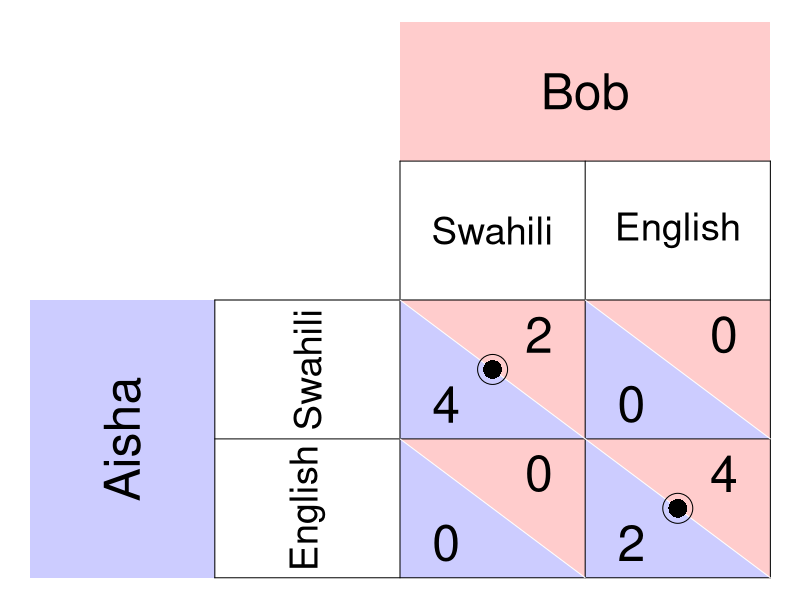

This figure's R source:
require(ggplot2)
require(shape)
pdf(file = "society/matrix_disagreement.pdf", width = 9, height = 7)

par(mar =  c(0, 0, 0, 0))
xlims <- c(0, 8)
ylims <- c(0, 8)

#TextSizes
PlayerSize <- 3
StratSize <- 2.3
PayoffSize <- 3
p1fadelevel <- 0.2
p2fadelevel <- 0.2

#Payoffs are listed as c("NW", "SW", "NE", "SE")

#Considerations for Player 1
P1Name <- c("Aisha")
P1Strat <- c("Swahili", "English")
P1Payoffs <- c("4", "0", "0", "2")
P1BR1 <- c("NW") #Must be NW or SW - the BR prints accordingly. 
P1BR2 <- c("SE") #Must be NE or SE - the BR prints accordingly. 
#NW = (5, 3); SW = (5,1); NE = (7, 3); SE = (7, 1)
P1bestsize <- 2.5 #Adjusts size of point indicating best response of P1

#Considerations for Player 2
P2Name <- c("Bob")
P2Strat <- c("Swahili", "English")
P2Payoffs <- c("2", "0", "0", "4")
P2BR1 <- c("NW") #Must be NW or SW - the BR prints accordingly. 
P2BR2 <- c("SE") #Must be NE or SE - the BR prints accordingly. 
P2bestsize <- 4 #Adjusts size of circle indicating best response of P2

plot(0, 0, xlim = xlims, ylim = ylims, type = "n",
     xlab = expression(""),
     ylab = expression(""),
     xaxt = "n", 
     yaxt = "n", 
     cex.lab = 2, 
     bty = "n")



#Color and label for Player 1 and their strategies
polygon(c(0,0,2,2,0), c(0,4,4,0,0), col=rgb(0, 0, 1, p1fadelevel), density=NULL, border = NA)
text(1, 2, P1Name[1], srt = 90, cex = PlayerSize)

text(3, 3, P1Strat[1], cex = StratSize, srt = 90)
text(3, 1, P1Strat[2], cex = StratSize, srt = 90)


#Color and label for Player 2
polygon(c(4,4,8,8,4), c(8,6,6,8,8), col=rgb(1, 0, 0, p2fadelevel), density=NULL, border = NA)
text(6, 7, P2Name[1], cex = PlayerSize)

text(5, 5, P2Strat[1], cex = StratSize)
text(7, 5, P2Strat[2], cex = StratSize)

#NorthWest cell 
#P1
polygon(c(4,4,6,4), c(4,2,2,4), col=rgb(0, 0, 1, p1fadelevel), density=NULL, border = NA)
#P2
polygon(c(4,6,6,4), c(4,4,2,4), col=rgb(1, 0, 0, p2fadelevel), density=NULL, border = NA)

#P1
text(4.5, 2.5, P1Payoffs[1], cex = PayoffSize)
#P2
text(5.5, 3.5, P2Payoffs[1], cex = PayoffSize)

#SouthWest cell  
#P1
polygon(c(4,4,6,4), c(2,0,0,2), col=rgb(0, 0, 1, p1fadelevel), density=NULL, border = NA)
#P2
polygon(c(4,6,6,4), c(2,2,0,2), col=rgb(1, 0, 0, p2fadelevel), density=NULL, border = NA)

#P1
text(4.5, 0.5, P1Payoffs[2], cex = PayoffSize)
#P2
text(5.5, 1.5, P2Payoffs[2], cex = PayoffSize)


#NorthEast cell 
#P1
polygon(c(6,6,8,6), c(4,2,2,4), col=rgb(0, 0, 1, p1fadelevel), density=NULL, border = NA)
#P2
polygon(c(6,8,8,6), c(4,4,2,4), col=rgb(1, 0, 0, p2fadelevel), density=NULL, border = NA)
#P1
text(6.5, 2.5, P1Payoffs[3], cex = PayoffSize)
#P2
text(7.5, 3.5, P2Payoffs[3], cex = PayoffSize)

#SouthEast cell 
#P1
polygon(c(6,6,8,6), c(2,0,0,2), col=rgb(0, 0, 1, p1fadelevel), density=NULL, border = NA)
#P2
polygon(c(6,8,8,6), c(2,2,0,2), col=rgb(1, 0, 0, p2fadelevel), density=NULL, border = NA)
#P1
text(6.5, 0.5, P1Payoffs[4], cex = PayoffSize)
#P2
text(7.5, 1.5, P2Payoffs[4], cex = PayoffSize)


#Lines for the Table
segments(8, 0, 8, 6, lty = 1, col = "black")
segments(4, 6, 8, 6, lty = 1, col = "black")
segments(2, 0, 2, 4, lty = 1, col = "black")
segments(2, 0, 8, 0, lty = 1, col = "black")
segments(2, 4, 8, 4, lty = 1, col = "black")
segments(4, 0, 4, 6, lty = 1, col = "black")
segments(2, 2, 8, 2, lty = 1, col = "black")
segments(6, 0, 6, 6, lty = 1, col = "black")

#Diagonals
#NW
segments(4, 4, 6, 2, lty = 1, col = "white")
#NE
segments(6, 4, 8, 2, lty = 1, col = "white")
#SW
segments(4, 2, 6, 0, lty = 1, col = "white")
#Se
segments(6, 2, 8, 0, lty = 1, col = "white")


#Best responses 
#P1 
if (P1BR1[1] == "NW"){
  points(5, 3, pch = 16, col = "black", cex = P1bestsize)
} else{points(5, 1, pch = 16, col = "black", cex = P1bestsize)
}

if (P1BR2[1] == "NE"){
  points(7, 3, pch = 16, col = "black", cex = P1bestsize)
} else{points(7, 1, pch = 16, col = "black", cex = P1bestsize)
}


#P2
if (P2BR1[1] == "NW"){
  points(5, 3, pch = 1, col = "black", cex = P2bestsize)
} else{points(7, 3, pch = 1, col = "black", cex = P2bestsize)
}

if (P2BR2[1] == "SW"){
  points(5, 3, pch = 1, col = "black", cex = P2bestsize)
} else{points(7, 1, pch = 1, col = "black", cex = P2bestsize)
}

dev.off()
